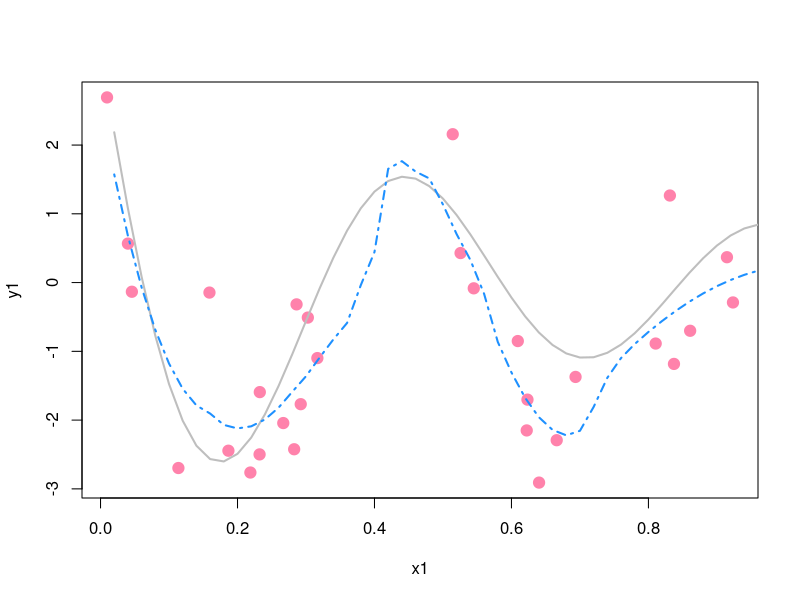

Write R code to recreate this figure.
#compute leverages 
leverages = function(x1, sp){
  n = length(x1)
  lev = rep(0, n)
  S = matrix(0, n, n)
  
  for(i in 1:n){
    y = rep(0, n)
    y[i] = 1
    
    ####not sure if this is correct
    #enp is not correct
    yi = loess(y ~ x1, span = sp, control = loess.control(surface = "direct"))$fitted
    lev[i] = yi[i]
    # S[, i] = yi
  }
  # S = (S + t(S))/2
  # lev = diag(S)
  return(lev)
}

onestep_cv = function(x1, y1, sp){
  llr      = loess(y1 ~ x1, span = sp, control = loess.control(surface = "direct"))
  n        = length(y1)
  fit_vals = llr$fitted
  resids   = residuals(llr) #need this?
  
  #call loocv for the diag of S
  lev = leverages(x1, sp)
  
  #compute CV
  numerator       = y1 - fit_vals
  cv_denomenator  = 1 - lev
  cv_l = (sum((numerator / cv_denomenator)^2))/n
  
  #compute GCV
  gcv_denomenator = 1 - mean(lev)
  gcv_l = (sum((numerator / gcv_denomenator)^2))/n
  
  return(list(cv = cv_l, gcv = gcv_l))
}

my_CV = function(x1, y1, spans){
  m   = length(spans)
  cv  = rep(0, m)
  gcv = rep(0,m)
  
  #test each value of span
  for(s in 1:m){
    cvs = onestep_cv(x1, y1, spans[s])
    cv[s]  = cvs$cv
    gcv[s] = cvs$gcv
  }
  
  return(list(cv = cv, gcv = gcv))
}


# setup
#("~/Google Drive/Geek2/UofIll/CS598_PSL/Assignment_3")
my_data = read.csv("Coding3_Data.csv")
spans = seq(from = 0.20, to = 0.90, length = 15)

#for ease of testing
x1 = my_data$x
y1 = my_data$y

#get cv and gcv results
cv_output = my_CV(x1, y1, spans)
results = cbind(Spans = spans, CV = cv_output$cv, GCV = cv_output$gcv)
results

#best span values for cv + gcv
spans[cv_output$cv == min(cv_output$cv)]
spans[cv_output$gcv == min(cv_output$gcv)]
best_sp = spans[cv_output$gcv == min(cv_output$gcv)]

#plot the simulated data, true function and loess model
fx        = seq(0.02, 1, by = 0.02)
true_y    = sin(12 * (fx + 0.2)) / (fx + 0.2)
best_s_mdl= loess(y1 ~ x1, span = best_sp, control = loess.control(surface = "direct"))
fitted_y  = predict(best_s_mdl, newdata = data.frame(x1 = fx))

plot(y1 ~ x1,
     pch = 19,
     cex = 1.5,
     col = "palevioletred1")
lines(fx, true_y, 
      col = "grey", lwd = 2)
lines(fx, fitted_y,
      col = "dodgerblue",
      lty = 4, lwd = 2)

